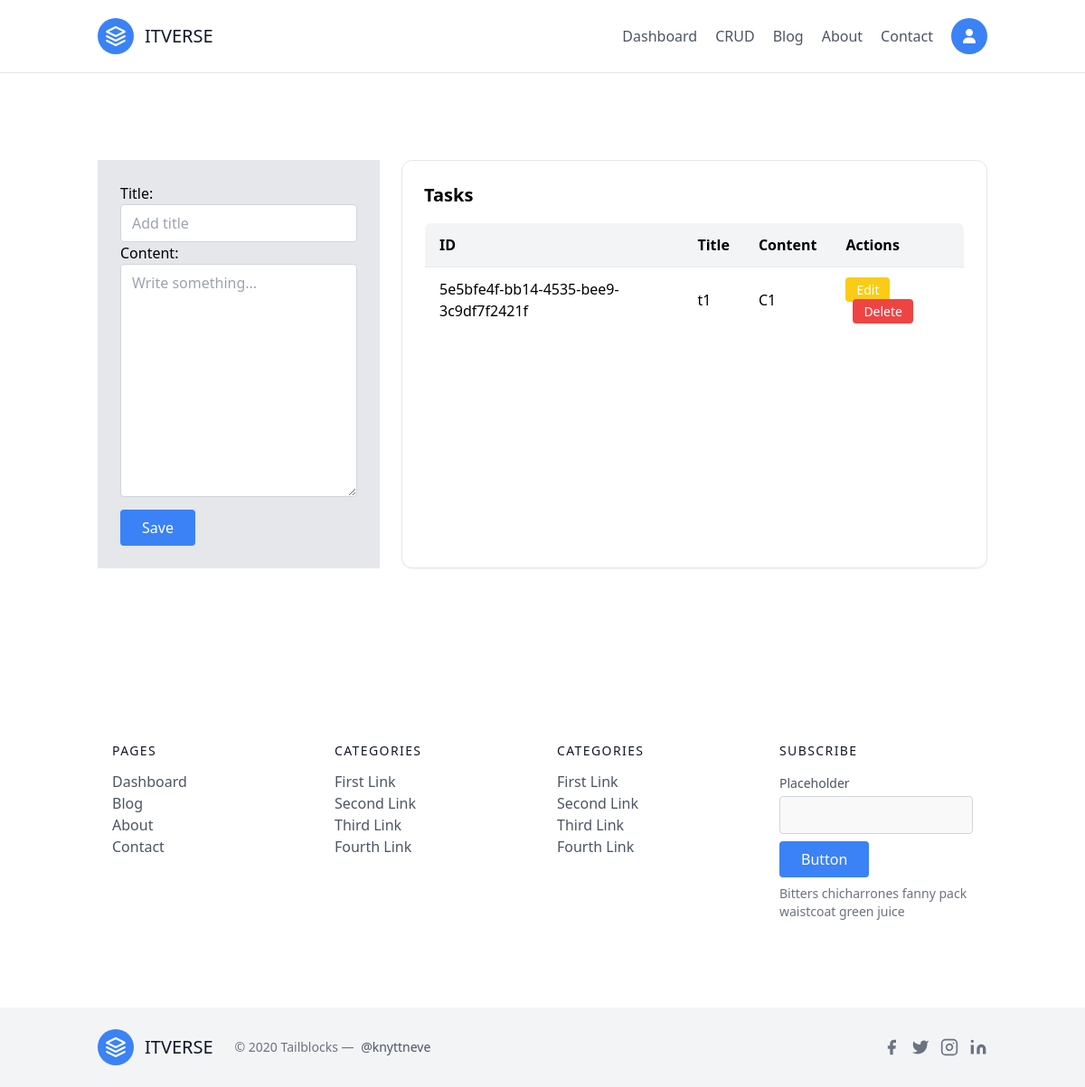
The app's page /crud (signed in) with its own data.
### apps/dashboard/models.py (models this page shows)
class Task(BaseClass):
    title = models.CharField(max_length=255)
    content = models.TextField()

### apps/dashboard/views.py (the view, shortened to what this page needs)
# urls.py: path("crud", crud, name="crud"),
def crud(request):
    form = TaskForm()
    tasks = Task.objects.all().order_by("-created_at")
    context = {
        "form": form,
        "tasks":tasks
    }
    return render(request, "dashboard/crud.html", context)

### apps/dashboard/forms.py
class TaskForm(forms.ModelForm):
    class Meta:
        model = Task
        fields = ["title", "content"]
        widgets = {
            'title': forms.TextInput(attrs={'class': 'w-full rounded border border-gray-300 py-2 px-3 focus:ring-2 focus:ring-blue-300', "placeholder":"Add title"}),
            'content': forms.Textarea(attrs={'class': 'w-full rounded border border-gray-300 py-2 px-3 focus:ring-2 focus:ring-blue-300', "placeholder":"Write something..."}),
        }

### apps/dashboard/templates/dashboard/crud.html (shortened to what this page needs)
{% extends 'dashboard/base.html' %}
{% block body %}
<div class="grid grid-cols-12 gap-6">
    <div class="col-span-4 border bg-gray-200 p-6">
        <form action="{% url 'crud' %}" method="post">
            {{form}}
            <button type="submit"
                class="lg:mt-2 xl:mt-0 flex-shrink-0 inline-flex text-white bg-blue-500 border-0 py-2 px-6 focus:outline-none hover:bg-blue-600 rounded">Save</button>
        </form>
    </div>
    <div class="col-span-8 border bg-white p-6 rounded-xl shadow-sm">
        <h2 class="text-xl font-semibold mb-4">Tasks</h2>
        <div class="overflow-x-auto">
            <table class="min-w-full border border-gray-200 rounded-lg overflow-hidden">
                <thead class="bg-gray-100">
                    <tr>
                        <th class="text-left py-3 px-4 border-b">ID</th>
                        <th class="text-left py-3 px-4 border-b">Title</th>
                        <th class="text-left py-3 px-4 border-b">Content</th>
                        <th class="text-left py-3 px-4 border-b">Actions</th>
                    </tr>
                </thead>
                <tbody class="bg-white">
                    {% for task in tasks %}
                    <tr class="hover:bg-gray-50 transition">
                        <td class="py-3 px-4 border-b">{{ task.id }}</td>
                        <td class="py-3 px-4 border-b">{{ task.title }}</td>
                        <td class="py-3 px-4 border-b">{{ task.content }}</td>
                        <td class="py-3 px-4 border-b space-x-2">
                            <a href=""
                                class="bg-yellow-400 hover:bg-yellow-500 text-white py-1 px-3 rounded text-sm">
                                Edit
                            </a>
                            <a href="{% url 'crud_record_delete' record_id=task.id %}"
                                class="bg-red-500 hover:bg-red-600 text-white py-1 px-3 rounded text-sm">
                                Delete
                            </a>
                        </td>
                    </tr>
                    {% empty %}
                    <tr>
                        <td colspan="4" class="text-center py-6 text-gray-500">
                            No records found.
                        </td>
                    </tr>
                    {% endfor %}
                </tbody>
            </table>
        </div>
    </div>
</div>
{% endblock %}

### records on screen
Task: id "5e5bfe4f-bb14-4535-bee9-3c9df7f2421f", title "t1", content "C1"
